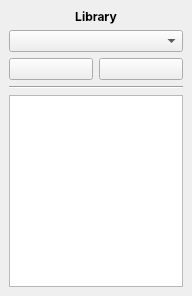
  <widget class="QDockWidget" name="libraryDock">
   <property name="maximumSize">
    <size>
     <width>192</width>
     <height>524285</height>
    </size>
   </property>
   <property name="styleSheet">
    <string notr="true">/* Global */
QDockWidget::title {
    font-family: &quot;Inter&quot;, sans-serif;
	font-weight: bold;
    font-size: 9pt;
}</string>
   </property>
   <property name="features">
    <set>QDockWidget::DockWidgetFeature::NoDockWidgetFeatures</set>
   </property>
   <property name="allowedAreas">
    <set>Qt::DockWidgetArea::LeftDockWidgetArea</set>
   </property>
   <property name="windowTitle">
    <string>Library</string>
   </property>
   <attribute name="dockWidgetArea">
    <number>1</number>
   </attribute>
   <widget class="QWidget" name="libraryDockContents">
    <layout class="QVBoxLayout" name="verticalLayout_5">
     <item>
      <widget class="QLabel" name="label">
       <property name="font">
        <font>
         <family>Inter</family>
         <bold>true</bold>
        </font>
       </property>
       <property name="text">
        <string>Library</string>
       </property>
       <property name="alignment">
        <set>Qt::AlignmentFlag::AlignCenter</set>
       </property>
      </widget>
     </item>
     <item>
      <layout class="QVBoxLayout" name="leftMenu">
       <property name="leftMargin">
        <number>0</number>
       </property>
       <item>
        <widget class="QComboBox" name="libraryCombo">
         <property name="sizePolicy">
          <sizepolicy hsizetype="Maximum" vsizetype="Fixed">
           <horstretch>0</horstretch>
           <verstretch>0</verstretch>
          </sizepolicy>
         </property>
         <property name="maximumSize">
          <size>
           <width>256</width>
           <height>16777215</height>
          </size>
         </property>
         <property name="focusPolicy">
          <enum>Qt::FocusPolicy::WheelFocus</enum>
         </property>
         <property name="toolTip">
          <string>Select a library.</string>
         </property>
         <property name="styleSheet">
          <string notr="true"/>
         </property>
         <property name="insertPolicy">
          <enum>QComboBox::InsertPolicy::InsertAlphabetically</enum>
         </property>
         <property name="frame">
          <bool>true</bool>
         </property>
        </widget>
       </item>
       <item>
        <layout class="QHBoxLayout" name="horizontalLayout">
         <item>
          <layout class="QHBoxLayout" name="libraryHeaderLayout">
           <item>
            <widget class="QPushButton" name="addLibraryButton">
             <property name="toolTip">
              <string>Add a new library.</string>
             </property>
             <property name="text">
              <string/>
             </property>
             <property name="icon">
              <iconset>
               <normaloff>../assets/plus.svg</normaloff>../assets/plus.svg</iconset>
             </property>
            </widget>
           </item>
           <item>
            <widget class="QPushButton" name="rescanButton">
             <property name="toolTip">
              <string>Rescan the current library.</string>
             </property>
             <property name="text">
              <string/>
             </property>
             <property name="icon">
              <iconset>
               <normaloff>../assets/refresh-cw.svg</normaloff>../assets/refresh-cw.svg</iconset>
             </property>
            </widget>
           </item>
          </layout>
         </item>
        </layout>
       </item>
       <item>
        <widget class="Line" name="line">
         <property name="orientation">
          <enum>Qt::Orientation::Horizontal</enum>
         </property>
        </widget>
       </item>
       <item>
        <widget class="QTreeView" name="sideList">
         <property name="styleSheet">
          <string notr="true">QTreeView::branch { border-image: none; image: none; }</string>
         </property>
         <property name="autoScroll">
          <bool>false</bool>
         </property>
         <property name="autoExpandDelay">
          <number>500</number>
         </property>
         <property name="indentation">
          <number>16</number>
         </property>
         <property name="rootIsDecorated">
          <bool>false</bool>
         </property>
         <property name="uniformRowHeights">
          <bool>true</bool>
         </property>
         <property name="expandsOnDoubleClick">
          <bool>false</bool>
         </property>
         <attribute name="headerVisible">
          <bool>false</bool>
         </attribute>
        </widget>
       </item>
      </layout>
     </item>
    </layout>
   </widget>
  </widget>
